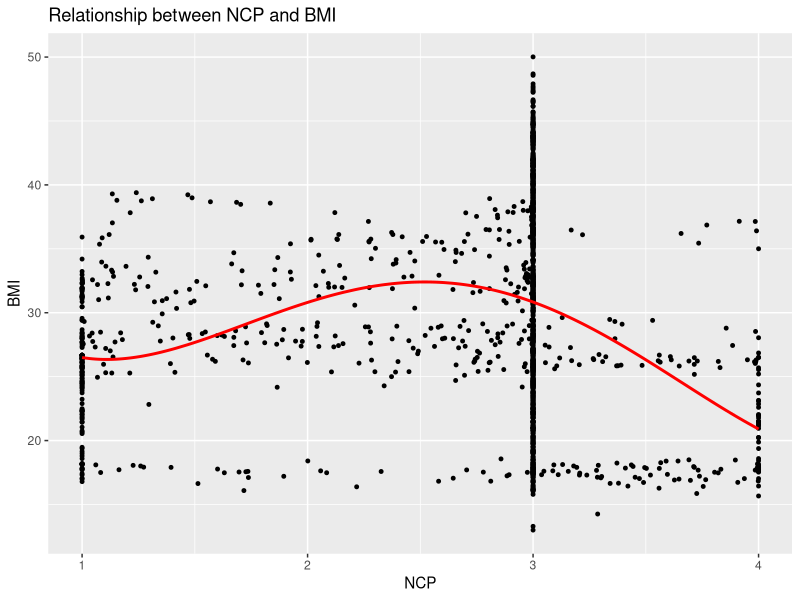
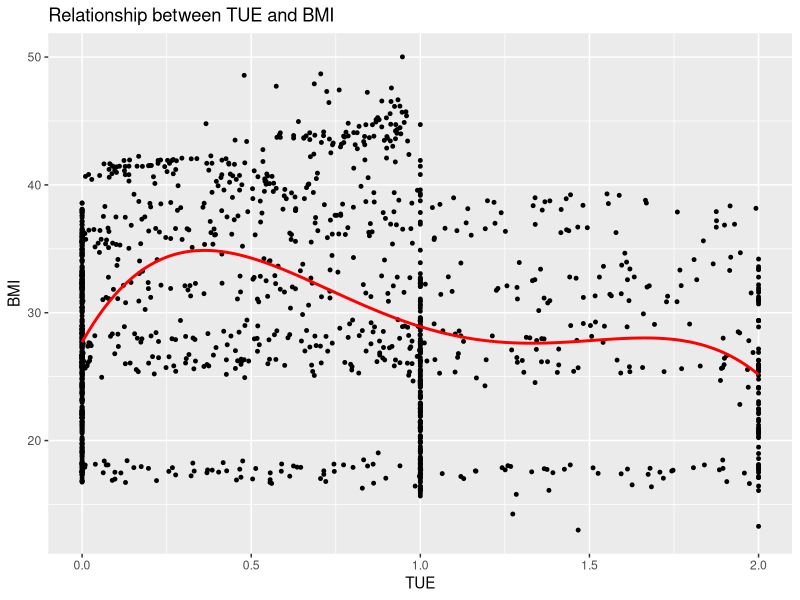

Reproduce these figures in R, in order.
## ---- chunk 1
knitr::opts_chunk$set(echo = FALSE, warning = FALSE, message=FALSE, tidy.opts=list(width.cutoff=90), tidy=TRUE)
## ---- chunk 2
library(kableExtra)
# df = data.frame("Obesity Level" = c("Insufficient Weight", "Normal Weight",
#                                              "Overweight Level I", "Overweight Level II",
#                                              "Obesity Type I", "Obesity Type II",
#                                                     "Obesity Type III"),
#                 "BMI" = c("<18.5", "18.5-22.9", "23.0-25.9", "26.0-29.9", "30.0-34.9", "35.0-39.9", ">40"))
# 
# kable(df, caption = "\\label{tab1}Categorizing Obesity Levels") %>% 
#   column_spec(2:2,border_left = T) 

mat = matrix(c(
                "BMI", "<18.5", "18.5-22.9", "23.0-25.9", "26.0-29.9", "30.0-34.9", "35.0-39.9", ">40"), nrow = 1, ncol = 8, byrow = TRUE)

colnames(mat) = c("Obesity Level", "Insufficient Weight", "Normal Weight",
                                             "Overweight Level I", "Overweight Level II",
                                             "Obesity Type I", "Obesity Type II",
                                                    "Obesity Type III")
kable(mat, align = "c", caption = "\\label{tab1}Categorizing Obesity Levels")

## ---- chunk 3
# Setup Code Chunk
# Add any libraries etc used here.
library(ggplot2)
library(tidyverse)
library(splines)
library(glmnet)

# Data importing
dataset = read.csv("ObesityDataSet_raw_and_data_sinthetic.csv")

# factor all categorical variables
dataset[sapply(dataset, is.character)] = lapply(dataset[sapply(dataset, is.character)], as.factor)

set.seed(1)
row.number = sample(1:nrow(dataset), 0.7 * nrow(dataset))
trainData = dataset[row.number, ]
testData = dataset[-row.number, ]

# BMI to use
BMI = trainData$Weight / (trainData$Height ^2)
## ---- chunk 4
# Performing regression on every variable with BMI

# Gender
m = lm(BMI ~ Gender, data = trainData)
p = predict(m, newdata = testData)
rmse1 = sqrt(mean((BMI - p)^2))

# Age
m = lm(BMI ~ Age, data = trainData)
p = predict(m, newdata = testData)
rmse2 = sqrt(mean((BMI - p)^2))

# family_history_with_overweight
m = lm(BMI ~ family_history_with_overweight, data = trainData)
p = predict(m, newdata = testData)
rmse3 = sqrt(mean((BMI - p)^2))

# FAVC - Frequent consumption of high caloric food
m = lm(BMI ~ FAVC, data = trainData)
p = predict(m, newdata = testData)
rmse4 = sqrt(mean((BMI - p)^2))

# FCVC - Frequent consumption of vegetables
m = lm(BMI ~ FCVC, data = trainData)
p = predict(m, newdata = testData)
rmse5 = sqrt(mean((BMI - p)^2))

# NCP - Number of main meals
m = lm(BMI ~ NCP, data = trainData)
p = predict(m, newdata = testData)
rmse6 = sqrt(mean((BMI - p)^2))

# CAEC - Consumption of food between meals
m = lm(BMI ~ CAEC, data = trainData)
p = predict(m, newdata = testData)
rmse7 = sqrt(mean((BMI - p)^2))

# SMOKE 
m = lm(BMI ~ SMOKE, data = trainData)
p = predict(m, newdata = testData)
rmse8 = sqrt(mean((BMI - p)^2))

# CH2O - Consumption of water
m = lm(BMI ~ CH2O, data = trainData)
p = predict(m, newdata = testData)
rmse9 = sqrt(mean((BMI - p)^2))

# SCC - Calories consumption monitoring
m = lm(BMI ~ SCC, data = trainData)
p = predict(m, newdata = testData)
rmse10 = sqrt(mean((BMI - p)^2))

# FAF - Frequency of physical activity
m = lm(BMI ~ FAF, data = trainData)
p = predict(m, newdata = testData)
rmse11 = sqrt(mean((BMI - p)^2))

# TUE - Time using electronics
m = lm(BMI ~ TUE, data = trainData)
p = predict(m, newdata = testData)
rmse12 = sqrt(mean((BMI - p)^2))

# CALC - Consumption of alcohol
m = lm(BMI ~ CALC, data = trainData)
p = predict(m, newdata = testData)
rmse13 = sqrt(mean((BMI - p)^2))

# MTRANS - Transportation used
m = lm(BMI ~ MTRANS, data = trainData)
p = predict(m, newdata = testData)
rmse14 = sqrt(mean((BMI - p)^2))

cat("Gender =", rmse1, "\nAge =", rmse2, "\nHistory of overweight =", rmse3, "\nFreq consumption of high caloric food =", rmse4, "\nFreq consumption of vegetables =", rmse5, "\nNumber of main meals =", rmse6, "\nConsumption of food between meals =", rmse7, "\nSmoke =", rmse8, "\nConsumption of water =", rmse9, "\nCalorie consumption monitoring =", rmse10, "\nFreq of physical activity =", rmse11, "\nTime using electronics =", rmse12, "\nConsumption of alcohol =", rmse13, "\nTransportation used =", rmse14)
## ---- chunk 5
# Lets graph the regression models

# Gender
# m = lm(BMI ~ poly(Gender, 1), data = trainData)
# trainData |>
#   mutate(fitted = fitted(m)) |>
#   ggplot(aes(x = Gender)) + geom_point(aes(y = BMI), size = 1) +
#   ggtitle("Relationship between Gender and BMI")

# NCP
m = lm(BMI ~ poly(NCP, 4), data = trainData)
trainData |>
  mutate(fitted = fitted(m)) |>
  ggplot(aes(x = NCP)) + geom_point(aes(y = BMI), size = 1) +
  geom_line(aes(y = fitted),
            colour = "red", linewidth = 1) + 
  ggtitle("Relationship between NCP and BMI")

# SMOKE
# m = lm(BMI ~ poly(SMOKE, 1), data = trainData)
# trainData |> 
#   mutate(fitted = fitted(m)) |> 
#   ggplot(aes(x = SMOKE)) + geom_point(aes(y = BMI), size = 1) + 
#   ggtitle("Relationship between SMOKE and BMI")

# TUE
m = lm(BMI ~ poly(TUE, 4), data = trainData)
trainData |>
  mutate(fitted = fitted(m)) |>
  ggplot(aes(x = TUE)) + geom_point(aes(y = BMI), size = 1) +
  geom_line(aes(y = fitted),
            colour = "red", linewidth = 1) +
  ggtitle("Relationship between TUE and BMI")
## ---- chunk 6
# Spline regression on the numerical variables to see if its a better approach

# NCP
m = lm(BMI ~ ns(NCP, df = 5), data = trainData)
p = predict(m, newdata = testData)
rmse1 = sqrt(mean((BMI - p)^2))

# TUE
m = lm(BMI ~ ns(TUE, df = 5), data = trainData)
p = predict(m, newdata = testData)
rmse2 = sqrt(mean((BMI - p)^2))

cat("Number of main meals =", rmse1, "\nTime using electronics =", rmse2)
## ---- chunk 7
# Lasso regression with all the lower error variables

# Create model
fit = lm(BMI ~ Gender + NCP + SMOKE + TUE, data = trainData)
X = model.matrix(fit)
y = BMI

# Remove intercept
X = X[, -1]
fit_lasso = glmnet(X, y)
X_test = model.matrix(~Gender + NCP + SMOKE + TUE, data = testData)
X_test = as.matrix(X_test)
# Remove intercept
X_test = X_test[, -1]
y_test = BMI[1:634]
predLasso = predict(fit_lasso, newx = X_test, s = 1.2)
rmseLasso = sqrt(mean((y_test - predLasso)^2))
cat("RMSE =", rmseLasso)
## ---- chunk 8
# Lasso regression all variables (no weight and height)

# Create model
fit = lm(BMI ~ Gender + Age + family_history_with_overweight + FAVC + FCVC + NCP + CAEC + SMOKE + CH2O + SCC + FAF + TUE + CALC + MTRANS, data = trainData)
X = model.matrix(fit)
y = BMI

# Remove intercept
X = X[, -1]
fit_lasso = glmnet(X, y)
X_test = model.matrix(~Gender + Age + family_history_with_overweight + FAVC + FCVC + NCP + CAEC + SMOKE + CH2O + SCC + FAF + TUE + CALC + MTRANS, data = testData)
X_test = as.matrix(X_test)
# Remove intercept
X_test = X_test[, -1]
y_test = BMI[1:634]
predLasso = predict(fit_lasso, newx = X_test, s = 4)
rmseLasso = sqrt(mean((y_test - predLasso)^2))
cat("RMSE =", rmseLasso)
## ---- chunk 9
# Lasso regression all variables (no weight and height)

# Create model
fit = lm(BMI ~ Gender + SMOKE, data = trainData)
X = model.matrix(fit)
y = BMI

# Remove intercept
X = X[, -1]
fit_lasso = glmnet(X, y)
X_test = model.matrix(~Gender + SMOKE, data = testData)
X_test = as.matrix(X_test)
# Remove intercept
X_test = X_test[, -1]
y_test = BMI[1:634]
predLasso = predict(fit_lasso, newx = X_test, s = 0.27)
rmseLasso = sqrt(mean((y_test - predLasso)^2))
cat("RMSE =", rmseLasso)
## ---- chunk 10
cat("Minimum =", min(BMI))
cat("Maximum =", max(BMI))
## ---- chunk 11
# Checking for multicollinearity
double_vars = sapply(dataset, function(x) is.numeric(x) && !all(x %% 1 == 0))
double_data = trainData[, double_vars]
corMatrix = cor(double_data)
abs(corMatrix)
